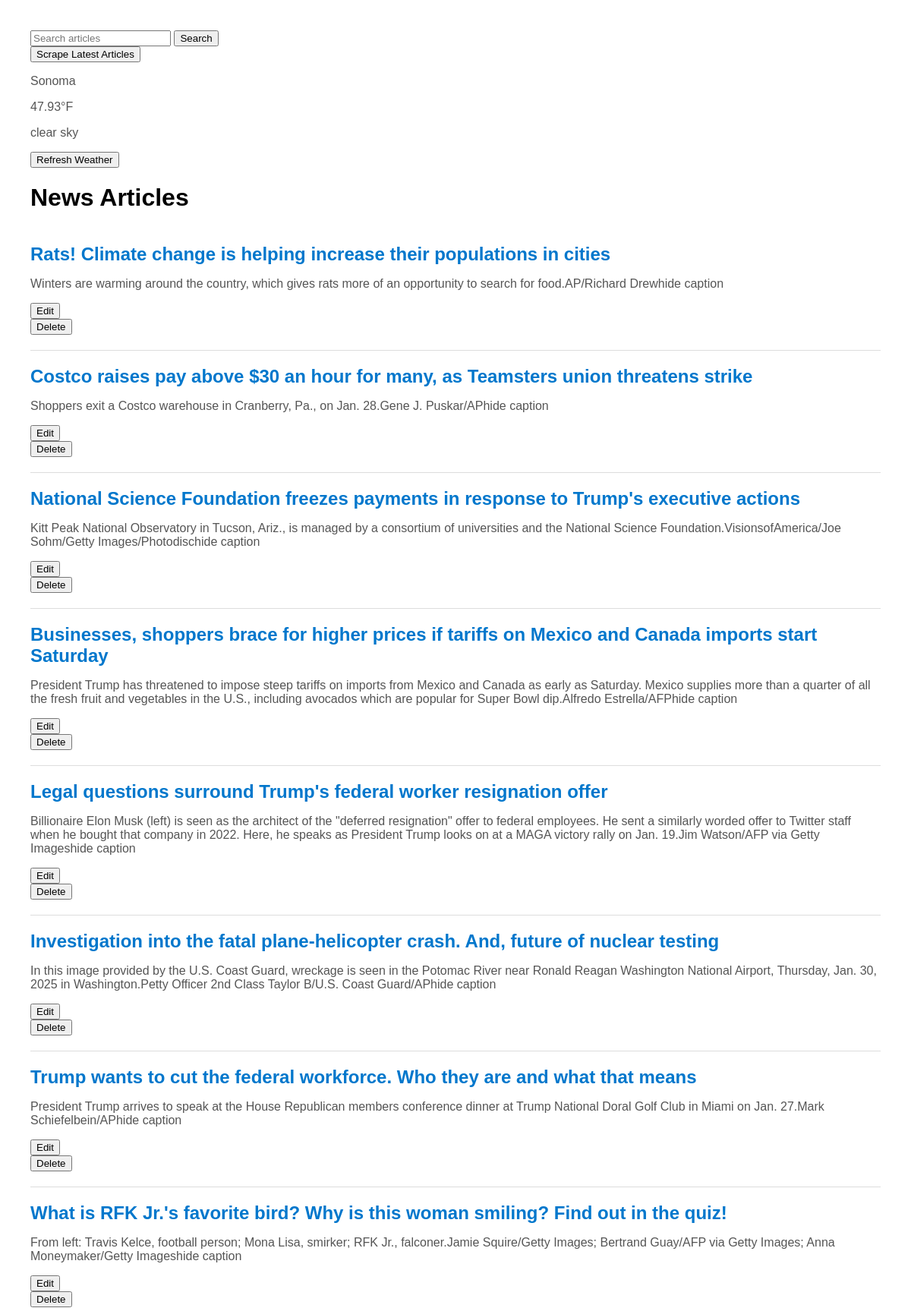
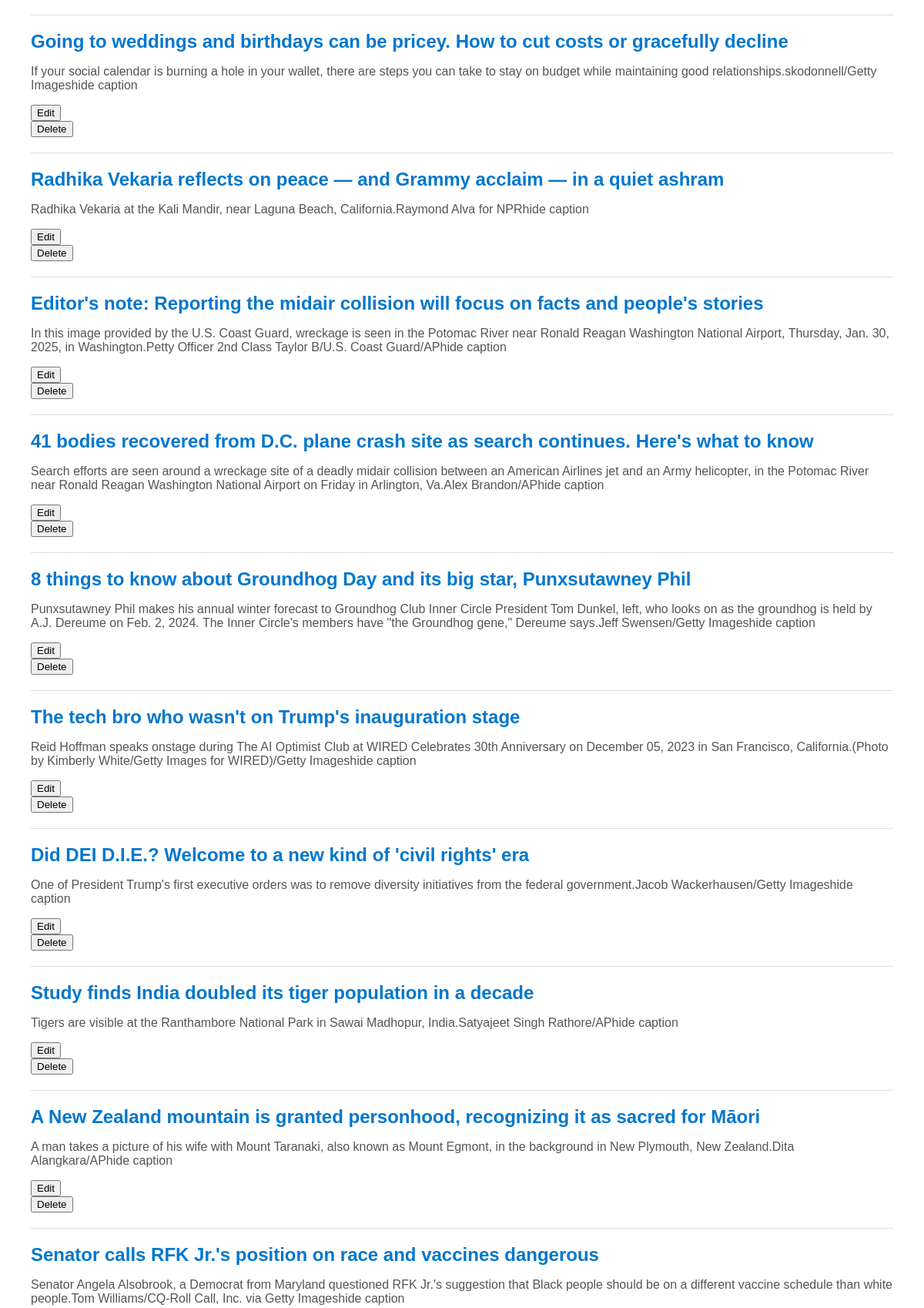
The page / (upper part) on the database its author committed (2 pictures, top to bottom).
### models.py (models this page shows)
class Weather(Base): # New class that inherits from Base to map to database table
    __tablename__ = 'weather' # Specifies name of database table
    id = Column(Integer, primary_key=True) # Defines column named id which is an integer and primary key
    temp = Column(Float, nullable=False) # Defines column named temp
    city = Column(String, nullable=False, default=DEFAULT_CITY) # Defines column named city and the default is DEFAULT_CITY
    description = Column(String, nullable=False) # Defines column named description
    last_updated = Column(DateTime, default=lambda: datetime.now(timezone.utc)) # Defines column named last_updated using a callable lambda function to dynamically assign a default value determined at runtime

class NewsArticle(Base): # New class that inherits from Base to map to database table
    __tablename__ = 'news_articles' # Specifies name of database table
    id = Column(Integer, primary_key=True)  # Defines column named id which is an integer and primary key
    headline = Column(String, nullable=False) # Defines column to store strings for article headlines
    summary = Column(String, nullable=True) # Defines column to store strings for summary of the articles
    link = Column(String, nullable=False) # Defines column to store strings for urls of the articles

### app.py (the view)
@app.route('/')
def index():
    session.expire_all() # Ensures the session fetches fresh data
    news_articles = session.query(NewsArticle).all()
    weather_data = session.query(Weather).first()
    return render_template('index.html', articles=news_articles, weather=weather_data)

### app.py (called while the page is built)
@app.before_request
def refresh_session():
    session.close()  # Rollback any pending transactions
    session.expire_all()  # Ensure fresh data is loaded

### templates/index.html (shortened to what this page needs)
<!DOCTYPE html>
<html lang="en">
<head>
</head>
<body>
    <form action="/search" method="GET">
        <input type="text" name="query" placeholder="Search articles">
        <button type="submit">Search</button>
    </form>
    <form action="/scrape" method="POST">
        <button type="submit">Scrape Latest Articles</button>
    </form>
    <div class="weather-widget">
        {% if weather %}
        <p>{{weather.city}}</p>
        <p>{{weather.temp}}°F</p>
        <p>{{weather.description}}</p>
        {% else %}
        <p>Weather data unavailable</p>
        {% endif %}
        <form action="/update_weather" method="POST">
            <button type="submit">Refresh Weather</button>
        </form>
    </div>
    <h1><a href="/" style="text-decoration: none; color: inherit;">News Articles</a></h1>
    {% for article in articles %}
    <div class="news-article">
        <h2><a href="{{ article.link }}" target="_blank">{{ article.headline }}</a></h2>
        <p>{{ article.summary }}</p>
        <form action="/edit/{{ article.id }}" method="GET">
            <button type="submit">Edit</button>
        </form>
        <form action="/delete/{{ article.id }}" method="POST" onsubmit="return confirm('Are you sure?');">
            <button type="submit">Delete</button>
        </form>
    </div>
    {% endfor %}
</body>
</html>

### templates/index.html (style rules this page uses)
body { font-family: Arial, sans-serif; margin: 40px; }
.news-article { border-bottom: 1px solid #ddd; padding: 20px 0; }
h2 { margin: 0; font-size: 24px; }
p { color: #555; }
a { text-decoration: none; color: #0077cc; }

### rows shown on the page
Weather: city "Sonoma", temp "47.93", description "clear sky"
NewsArticle: headline "Rats! Climate change is helping increase their populations in cities", summary "Winters are warming around the country, which gives rats more of an opportunity to search for food.AP/Richard Drewhide caption"
NewsArticle: headline "Costco raises pay above $30 an hour for many, as Teamsters union threatens strike", summary "Shoppers exit a Costco warehouse in Cranberry, Pa., on Jan. 28.Gene J. Puskar/APhide caption"
NewsArticle: headline "National Science Foundation freezes payments in response to Trump's executive actions", summary "Kitt Peak National Observatory in Tucson, Ariz., is managed by a consortium of universities and the National Science Foundation.VisionsofAmerica/Joe Sohm/Getty Images/Photodischide caption"
NewsArticle: headline "Businesses, shoppers brace for higher prices if tariffs on Mexico and Canada imports start Saturday", summary "President Trump has threatened to impose steep tariffs on imports from Mexico and Canada as early as Saturday. Mexico supplies more than a quarter of all the fresh fruit and vegetables in the U.S., including avocados which are popular for Super Bowl dip.Alfredo Estrella/AFPhide caption"
NewsArticle: headline "Legal questions surround Trump's federal worker resignation offer", summary "Billionaire Elon Musk (left) is seen as the architect of the \"deferred resignation\" offer to federal employees. He sent a similarly worded offer to Twitter staff when he bought that company in 2022. Here, he speaks as President Trump looks on at a MAGA victory rally on Jan. 19.Jim Watson/AFP via Getty Imageshide caption"
NewsArticle: headline "Investigation into the fatal plane-helicopter crash. And, future of nuclear testing", summary "In this image provided by the U.S. Coast Guard, wreckage is seen in the Potomac River near Ronald Reagan Washington National Airport, Thursday, Jan. 30, 2025 in Washington.Petty Officer 2nd Class Taylor B/U.S. Coast Guard/APhide caption"
NewsArticle: headline "Trump wants to cut the federal workforce. Who they are and what that means", summary "President Trump arrives to speak at the House Republican members conference dinner at Trump National Doral Golf Club in Miami on Jan. 27.Mark Schiefelbein/APhide caption"
NewsArticle: headline "What is RFK Jr.'s favorite bird? Why is this woman smiling? Find out in the quiz!", summary "From left: Travis Kelce, football person; Mona Lisa, smirker; RFK Jr., falconer.Jamie Squire/Getty Images; Bertrand Guay/AFP via Getty Images; Anna Moneymaker/Getty Imageshide caption"
NewsArticle: headline "Going to weddings and birthdays can be pricey. How to cut costs or gracefully decline", summary "If your social calendar is burning a hole in your wallet, there are steps you can take to stay on budget while maintaining good relationships.skodonnell/Getty Imageshide caption"
NewsArticle: headline "Radhika Vekaria reflects on peace — and Grammy acclaim — in a quiet ashram", summary "Radhika Vekaria at the Kali Mandir, near Laguna Beach, California.Raymond Alva for NPRhide caption"
NewsArticle: headline "Editor's note: Reporting the midair collision will focus on facts and people's stories", summary "In this image provided by the U.S. Coast Guard, wreckage is seen in the Potomac River near Ronald Reagan Washington National Airport, Thursday, Jan. 30, 2025, in Washington.Petty Officer 2nd Class Taylor B/U.S. Coast Guard/APhide caption"
NewsArticle: headline "41 bodies recovered from D.C. plane crash site as search continues. Here's what to know", summary "Search efforts are seen around a wreckage site of a deadly midair collision between an American Airlines jet and an Army helicopter, in the Potomac River near Ronald Reagan Washington National Airport on Friday in Arlington, Va.Alex Brandon/APhide caption"
NewsArticle: headline "8 things to know about Groundhog Day and its big star, Punxsutawney Phil", summary "Punxsutawney Phil makes his annual winter forecast to Groundhog Club Inner Circle President Tom Dunkel, left, who looks on as the groundhog is held by A.J. Dereume on Feb. 2, 2024. The Inner Circle's members have \"the Groundhog gene,\" Dereume says.Jeff Swensen/Getty Imageshide caption"
NewsArticle: headline "The tech bro who wasn't on Trump's inauguration stage", summary "Reid Hoffman speaks onstage during The AI Optimist Club at WIRED Celebrates 30th Anniversary on December 05, 2023 in San Francisco, California.(Photo by Kimberly White/Getty Images for WIRED)/Getty Imageshide caption"
NewsArticle: headline "Did DEI D.I.E.? Welcome to a new kind of 'civil rights' era", summary "One of President Trump's first executive orders was to remove diversity initiatives from the federal government.Jacob Wackerhausen/Getty Imageshide caption"
NewsArticle: headline "Study finds India doubled its tiger population in a decade", summary "Tigers are visible at the Ranthambore National Park in Sawai Madhopur, India.Satyajeet Singh Rathore/APhide caption"
NewsArticle: headline "A New Zealand mountain is granted personhood, recognizing it as sacred for Māori", summary "A man takes a picture of his wife with Mount Taranaki, also known as Mount Egmont, in the background in New Plymouth, New Zealand.Dita Alangkara/APhide caption"
NewsArticle: headline "Senator calls RFK Jr.'s position on race and vaccines dangerous", summary "Senator Angela Alsobrook, a Democrat from Maryland questioned RFK Jr.'s suggestion that Black people should be on a different vaccine schedule than white people.Tom Williams/CQ-Roll Call, Inc. via Getty Imageshide caption"
